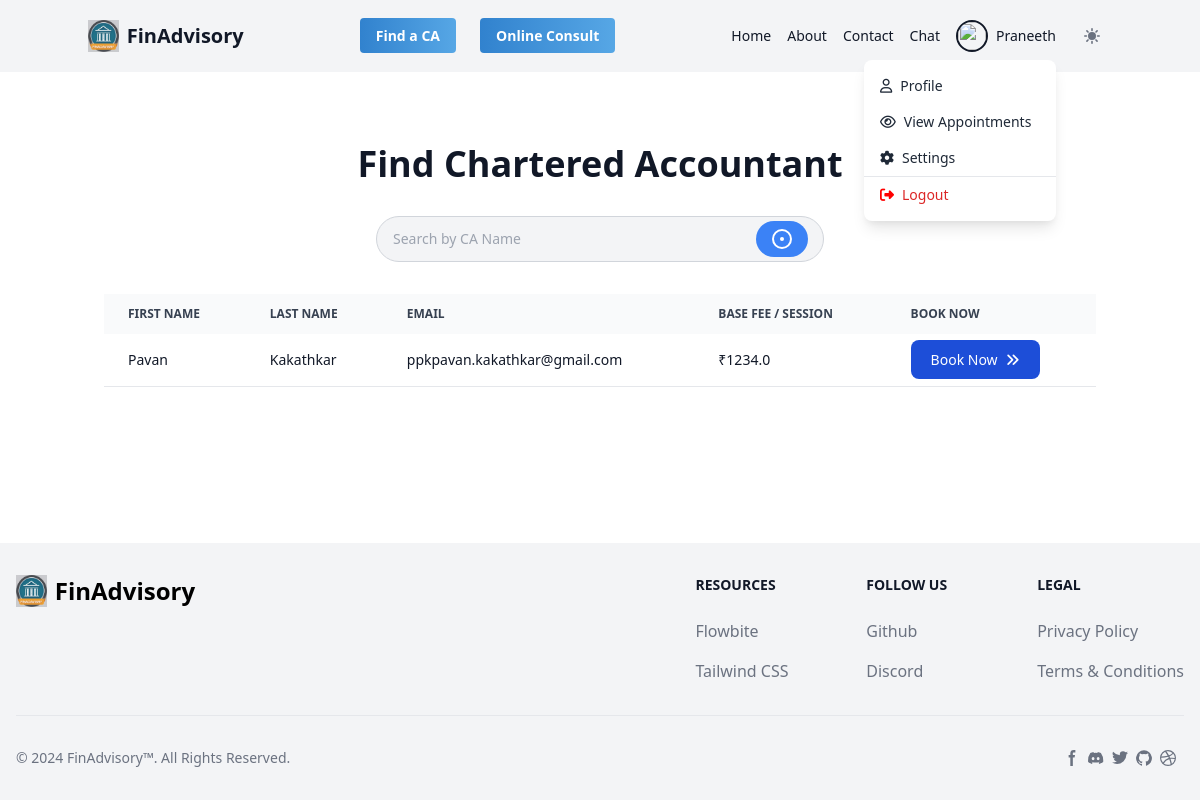
Before: /find_ca (signed in) with the older database file.
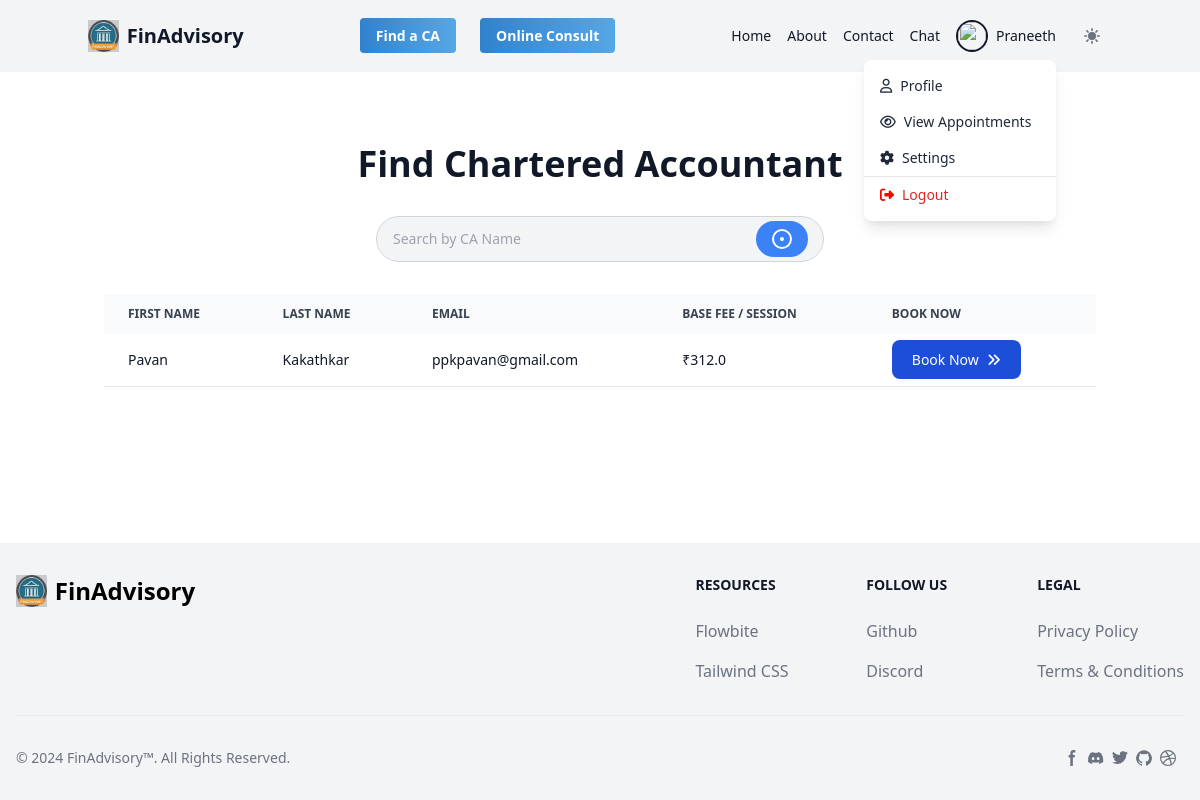
After: the same page with the newer database file.
### src/models.py (models this page shows, shortened)
class User(UserMixin, db.Model):
    __tablename__ = "user"
    id = Column(Integer, primary_key=True, autoincrement=True)
    uuid = Column(String(80), unique=True, nullable=False)
    created_at = Column(DateTime, nullable=False, default=get_ist_time())
    updated_at = Column(
        DateTime, nullable=False, onupdate=get_ist_time(), default=get_ist_time()
    )
    first_name = Column(String(80), nullable=False)
    middle_name = Column(String(80))
    last_name = Column(String(80), nullable=False)
    user_name = Column(String(80), unique=True, nullable=False)
    password_hash = Column(String(128), nullable=False)
    email = Column(String(80), unique=True, nullable=False)
    is_ca = Column(Boolean, nullable=False, default=False)
    phone_number = Column(String(80), unique=True, nullable=False)
    certificate = Column(String(255), unique=True, nullable=True)
    base_fee = Column(Float, nullable=True)
    bank_account = Column(String(80), nullable=True)
    ifsc = Column(String(80), nullable=True)
    transactions = relationship("Transaction", backref="user")
    requests = relationship("Request", backref="user")
    sent_messages = relationship('Message', backref='sender', lazy='dynamic', foreign_keys='Message.sender_id')
    received_messages = relationship('Message', backref='recipient', lazy='dynamic', foreign_keys='Message.recipient_id')

### src/app.py (the view, shortened to what this page needs)
@app.route("/find_ca", methods=["GET", "POST"])
@login_required
def find_ca():
    ca_list = User.query.filter(User.is_ca == True).all()
    return render_template("find_ca.html", ca_list=ca_list)

### src/app.py (called while the page is built)
@login_manager.user_loader
def load_user(user_id):
    return User.query.get(user_id)

### src/templates/find_ca.html (shortened to what this page needs)
{% extends "base.html" %}
{% block content %}
<div class="container mx-auto px-4 py-10">
    <h1 class="text-4xl font-bold text-center mb-8 text-gray-900">Find Chartered Accountant</h1>
    <form action="{{ url_for('find_ca') }}" method="POST" class="max-w-md mx-auto mb-8">
        <div class="relative">
            <input
            type="text"
            id="name"
            name="name"
            class="bg-gray-100 border border-gray-300 text-gray-900 text-sm rounded-full py-3 px-4 w-full focus:outline-none focus:border-blue-500"
            placeholder="Search by CA Name"
            />
            <button type="submit" class="absolute right-4 top-1/2 transform -translate-y-1/2 bg-blue-500 hover:bg-blue-600 text-white font-bold py-2 px-4 rounded-full">
                <svg xmlns="http://www.w3.org/2000/svg" class="h-5 w-5" viewBox="0 0 20 20" fill="currentColor">
                    <path d="M10 12a2 2 0 100-4 2 2 0 000 4z" />
                    <path fill-rule="evenodd" d="M10 18a8 8 0 100-16 8 8 0 000 16zm0 2a10 10 0 100-20 10 10 0 000 20z" clip-rule="evenodd" />
                </svg>
            </button>
        </div>
    </form>
    {% if ca_list %}
        <div class="relative overflow-x-auto mt-5">
            <table class="w-full text-sm text-left rtl:text-right text-gray-500 dark:text-gray-400">
                <thead class="text-xs text-gray-700 uppercase bg-gray-50 dark:bg-gray-700 dark:text-gray-400">
                    <tr>
                        <th scope="col" class="px-6 py-3">
                            First Name
                        </th>
                        <th scope="col" class="px-6 py-3">
                            Last Name
                        </th>
                        <th scope="col" class="px-6 py-3">
                            Email
                        </th>
                        <th scope="col" class="px-6 py-3">
                            Base Fee / Session
                        </th>
                        <th scope="col" class="px-6 py-3">
                            Book Now
                        </th>
                    </tr>
                </thead>
                <tbody>
                    {% for ca in ca_list %}
                        <tr class="bg-white border-b dark:bg-gray-800 dark:border-gray-700">
                            <td class="px-6 py-4 font-medium text-gray-900 whitespace-nowrap dark:text-white">
                                {{ ca.first_name }}
                            </td>
                            <td class="px-6 py-4 font-medium text-gray-900 whitespace-nowrap dark:text-white">
                                {{ ca.last_name }}
                            </td>
                            <td class="px-6 py-4 font-medium text-gray-900 whitespace-nowrap dark:text-white">
                                {{ ca.email }}
                            </td>
                            <td class="px-6 py-4 font-medium text-gray-900 whitespace-nowrap dark:text-white">
                                ₹{{ ca.base_fee }}
                            </td>
                            <td class="px-6 py-4 font-medium text-gray-900 whitespace-nowrap dark:text-white">
                                <a href="{{ url_for('book_ca', ca_uuid=ca.uuid) }}" class="text-white bg-blue-700 hover:bg-blue-800 focus:ring-4 focus:ring-blue-300 font-medium rounded-lg text-sm px-5 py-2.5 me-2 mb-2 dark:bg-blue-600 dark:hover:bg-blue-700 focus:outline-none dark:focus:ring-blue-800">Book Now<i class="fa fa-angle-double-right ml-2" aria-hidden="true"></i></a>
                            </td>
                        </tr>
                    {% endfor %}
                </tbody>
            </table>
        </div>
    {% endif %}
</div>
{% endblock %}

### src/templates/base.html (shortened to what this page needs)
<!DOCTYPE html>
<html lang="en">
<head>
    <link href="https://cdn.jsdelivr.net/npm/tailwindcss@2.1.2/dist/tailwind.min.css" rel="stylesheet">
    <link href="https://cdnjs.cloudflare.com/ajax/libs/font-awesome/6.5.2/css/all.min.css" rel="stylesheet">
</head>
<body class="flex flex-col min-h-screen">
    <nav class="bg-gray-100 py-4 text-sm font-medium text-gray-900">
        <div class="container mx-auto flex justify-between items-center">
            <a href="/" class="flex items-center text-xl font-bold">
                <img src="{{ url_for('static', filename='logo/logo.png') }}" alt="Logo" class="h-8 w-auto mr-2">
                FinAdvisory
            </a>
            {% if current_user.is_authenticated and not current_user.is_ca%}
                <ul class="flex space-x-6">
                    <li><a href="{{ url_for('find_ca')}}" class="text-white font-bold py-2 px-4 rounded gradient-button">Find a CA</a></li>
                    <li><a href="#" class="text-white font-bold py-2 px-4 rounded gradient-button">Online Consult</a></li>
                </ul>
            {% endif %}
            <ul class="flex space-x-4 items-center">
                <li><a href="{{ url_for('index')}}" class="hover:text-blue-800 hover:underline hover:font-bold ">Home</a></li>
                <li><a href="#" class="hover:text-blue-600">About</a></li>
                <li><a href="{{ url_for('contact_us') }}" class="hover:text-blue-600">Contact</a></li>
                {% if current_user.is_authenticated %}
                <li><a href="{{ url_for('chat') }}" class="hover:text-blue-600">Chat</a></li>
                    <li>
                        <div x-data="{ open: false }" class="relative">
                            <div @click="open = !open" class="flex items-center cursor-pointer">
                                <div class="w-8 h-8 rounded-full overflow-hidden border-2 border-gray-900">
                                    <img src="https://images.unsplash.com/photo-1610397095767-84a5b4736cbd?ixid=MXwxMjA3fDB8MHxwaG90by1wYWdlfHx8fGVufDB8fHw%3D&ixlib=rb-1.2.1&auto=format&fit=crop&w=750&q=80" alt="" class="w-full h-full object-cover">
                                </div>
                                <span class="ml-2 text-sm font-medium">{{ current_user.first_name }}</span>
                            </div>
                            <div x-show="open" x-transition:enter="transition ease-out duration-100" x-transition:enter-start="transform opacity-0 scale-95" x-transition:enter-end="transform opacity-100 scale-100" x-transition:leave="transition ease-in duration-75" x-transition:leave-start="transform opacity-100 scale-100" x-transition:leave-end="transform opacity-0 scale-95" class="absolute right-0 mt-2 w-48 bg-white dark:bg-gray-800 rounded-lg shadow-lg py-2 z-20">
                                <a href="{{ url_for('view_profile', uuid=current_user.uuid) }}" class="block px-4 py-2 text-gray-800 dark:text-white hover:bg-gray-100 dark:hover:bg-gray-600"><i class="fa-regular fa-user mr-2"></i>Profile</a>
                                {% if current_user.is_ca %}
                                    <a href="{{ url_for('view_requests') }}" class="block px-4 py-2 text-gray-800 dark:text-white hover:bg-gray-100 dark:hover:bg-gray-600 whitespace-nowrap"><i class="fa-regular fa-eye mr-2"></i>View Bookings</a>
                                {% else %}
                                    <a href="{{ url_for('view_requests') }}" class="block px-4 py-2 text-gray-800 dark:text-white hover:bg-gray-100 dark:hover:bg-gray-600 whitespace-nowrap"><i class="fa-regular fa-eye mr-2"></i>View Appointments</a>
                                {% endif %}
                                <a href="{{ url_for('settings') }}" class="block px-4 py-2 text-gray-800 dark:text-white hover:bg-gray-100 dark:hover:bg-gray-600"><i class="fa-solid fa-gear mr-2"></i>Settings</a>
                                <div class="border-t border-gray-200 dark:border-gray-700"></div>
                                <a href="{{ url_for('logout') }}" class="block px-4 py-2 text-red-600 hover:bg-gray-100 dark:hover:bg-gray-600"><i class="fa-solid fa-right-from-bracket mr-2" style="color: #ff0000;"></i>Logout</a>
                            </div>
                        </div>
                    </li>
                {% else %}
                    <li><a class="hover:text-blue-600" href="{{ url_for('login') }}">Login</a></li>
                    <li><a class="hover:text-blue-600" href="{{ url_for('register') }}">Register</a></li>
                {% endif %}
                <button id="theme-toggle" data-tooltip-target="tooltip-toggle" type="button" class="text-gray-500 inline-flex items-center justify-center dark:text-gray-400 hover:bg-gray-100 w-10 h-10 dark:hover:bg-gray-700 focus:outline-none focus:ring-4 focus:ring-gray-200 dark:focus:ring-gray-700 rounded-lg text-sm p-2.5" fdprocessedid="brvmlue">
                  </button>
            </ul>
        </div>
    </nav>
    <div class="mt-8 flex-grow">
        {% block content %}{% endblock %}
    </div>
    <footer class="bg-gray-100 dark:bg-gray-900">
        <div class="mx-auto w-full max-w-screen-xl p-4 py-6 lg:py-8">
            <div class="md:flex md:justify-between">
              <div class="mb-6 md:mb-0">
                  <a href="https://flowbite.com/" class="flex items-center">
                    <img src="{{ url_for('static', filename='logo/logo.png') }}" alt="Logo" class="h-8 w-auto mr-2">
                      <span class="self-center text-2xl font-semibold whitespace-nowrap dark:text-white">FinAdvisory</span>
                  </a>
              </div>
              <div class="grid grid-cols-2 gap-8 sm:gap-6 sm:grid-cols-3">
                  <div>
                      <h2 class="mb-6 text-sm font-semibold text-gray-900 uppercase dark:text-white">Resources</h2>
                      <ul class="text-gray-500 dark:text-gray-400 font-medium">
                          <li class="mb-4">
                              <a href="https://flowbite.com/" class="hover:underline">Flowbite</a>
                          </li>
                          <li>
                              <a href="https://tailwindcss.com/" class="hover:underline">Tailwind CSS</a>
                          </li>
                      </ul>
                  </div>
                  <div>
                      <h2 class="mb-6 text-sm font-semibold text-gray-900 uppercase dark:text-white">Follow us</h2>
                      <ul class="text-gray-500 dark:text-gray-400 font-medium">
                          <li class="mb-4">
                              <a href="https://github.com/themesberg/flowbite" class="hover:underline ">Github</a>
                          </li>
                          <li>
                              <a href="https://discord.gg/4eeurUVvTy" class="hover:underline">Discord</a>
                          </li>
                      </ul>
                  </div>
                  <div>
                      <h2 class="mb-6 text-sm font-semibold text-gray-900 uppercase dark:text-white">Legal</h2>
                      <ul class="text-gray-500 dark:text-gray-400 font-medium">
                          <li class="mb-4">
                              <a href="#" class="hover:underline">Privacy Policy</a>
                          </li>
                          <li>
                              <a href="#" class="hover:underline">Terms &amp; Conditions</a>
                          </li>
                      </ul>
                  </div>
              </div>
          </div>
          <hr class="my-6 border-gray-200 sm:mx-auto dark:border-gray-700 lg:my-8" />
          <div class="sm:flex sm:items-center sm:justify-between">
              <span class="text-sm text-gray-500 sm:text-center dark:text-gray-400">© 2024 <a href="/" class="hover:underline">FinAdvisory™</a>. All Rights Reserved.
              </span>
              <div class="flex mt-4 sm:justify-center sm:mt-0">
                  <a href="#" class="text-gray-500 hover:text-gray-900 dark:hover:text-white mr-2">
                      <svg class="w-4 h-4" aria-hidden="true" xmlns="http://www.w3.org/2000/svg" fill="currentColor" viewBox="0 0 8 19">
                            <path fill-rule="evenodd" d="M6.135 3H8V0H6.135a4.147 4.147 0 0 0-4.142 4.142V6H0v3h2v9.938h3V9h2.021l.592-3H5V3.591A.6.6 0 0 1 5.592 3h.543Z" clip-rule="evenodd"/>
                        </svg>
                  </a>
                  <a href="#" class="text-gray-500 hover:text-gray-900 dark:hover:text-white ms-5 mr-2">
                  </a>
                  <a href="#" class="text-gray-500 hover:text-gray-900 dark:hover:text-white ms-5 mr-2">
                  </a>
                  <a href="#" class="text-gray-500 hover:text-gray-900 dark:hover:text-white ms-5 mr-2">
                  </a>
                  <a href="#" class="text-gray-500 hover:text-gray-900 dark:hover:text-white ms-5 mr-2">
                  </a>
              </div>
          </div>
        </div>
    </footer>
</body>
</html>

### src/templates/base.html (style rules this page uses)
.gradient-button { background: linear-gradient(270deg, #e0f2fe, #90cdf4, #63b3ed, #3182ce); background-size: 400% 400%; animation: gradientAnimation 5s ease infinite; }

Changed rows visible on the page:
changed User "Pavan": email "ppkpavan.kakathkar@gmail.com" → "ppkpavan@gmail.com"; base_fee "1234.0" → "312.0"
